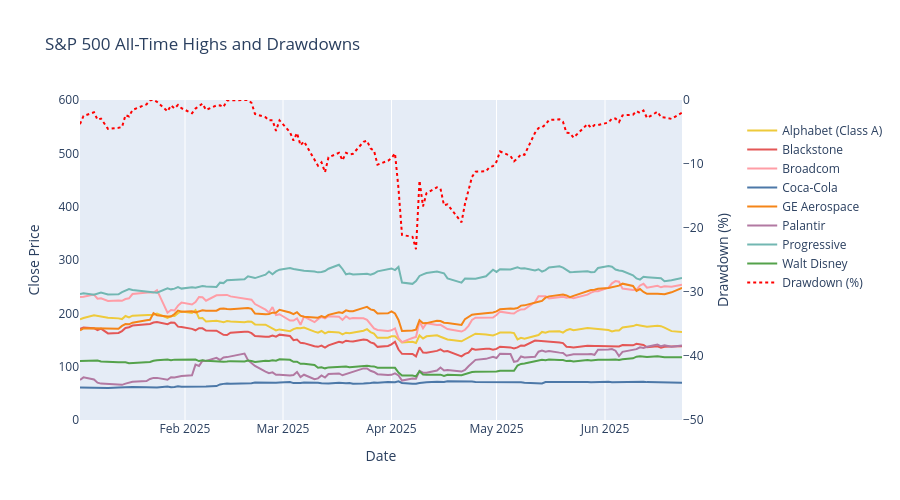

The code cell stored with this chart in its notebook:
### Code cell
# ## Doesn't convey much ## 

# # Get color palette
# colors = px.colors.qualitative.T10

# # Get tickers and map them to colors
# companies = selected_tickers2025['Company'].unique()
# color_map = {c: colors[i % len(colors)] for i, c in enumerate(companies)}

# selected_fig = go.Figure()

# for company_name, company_data in selected_tickers2025.groupby('Company'):
#     selected_fig.add_trace(go.Scatter(
#         x=company_data.index,
#         y=company_data['Close'],
#         mode='lines',
#         name=company_name,
#         line=dict(color=color_map[company_name]),

#     ))
# # Drawdown (plotted on secondary axis)
# selected_fig.add_trace(go.Scatter(
#     x=snp2025.index,
#     y=snp2025['Drawdown Percentage'],
#     name='Drawdown (%)',
#     yaxis='y2',
#     line=dict(color='red', dash='dot')
# ))

# # Dual-axis layout
# selected_fig.update_layout(
#     title='S&P 500 All-Time Highs and Drawdowns',
#     xaxis=dict(title='Date'),
#     yaxis=dict(title='Close Price',
#                range=[0,600],
#                showgrid=False,
#                zeroline=False),
#     yaxis2=dict(title='Drawdown (%)', overlaying='y', side='right',
#                 range=[-50,0],
#                 showgrid=False,
#                 zeroline=False),
#     legend=dict(x=1.1, y=0.95),
#     height=500
# )
# selected_fig.show()
